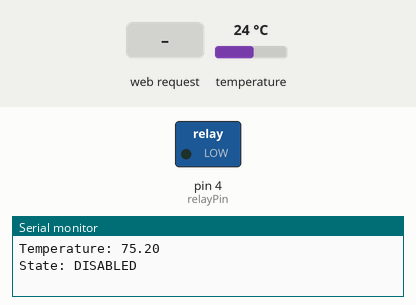
This sketch was run on a simulated Arduino Uno, built for the host (arithmetic inside an expression is 32-bit, double 64-bit). On the bench: switched loads named in the sketch (green lamp = pin HIGH), the last lines printed to the serial monitor. Inputs (shaded band) come from the test bench; at power-on: temperature 24 °C. WiFi joins after 1.5 s; servers stay silent unless stated.

Above: at 1.2 s.
1.3 s: HTTP request GET /on received
At 2.1 s:
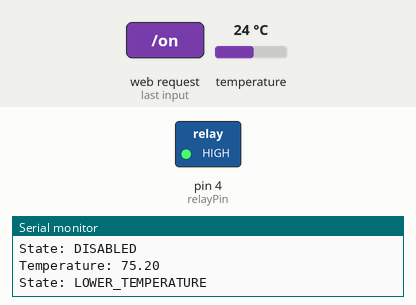
2.8 s: HTTP request GET /off received
At 3.3 s:
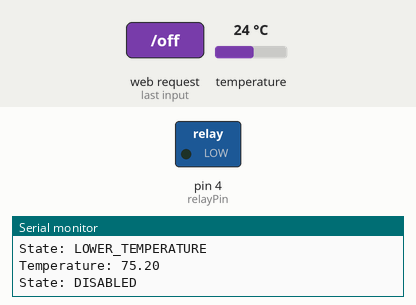
Timing chart, 0 to 5.8 s (numbered marks = the images above; inputs shaded):
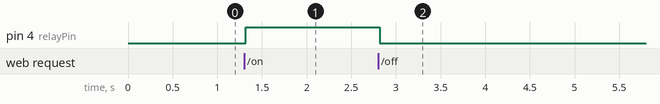

The sketch:

SousVideCookerWorking.ino
```cpp
#include <SPI.h>
#include <Ethernet.h>

#include <OneWire.h>

#define DEUBG_PRINT
OneWire  ds(3);  // on pin 10 (a 4.7K resistor is necessary)

const int relayPin = 4;

boolean enabled = false;
double currentTemperature;
double desiredTemperature = 135;
unsigned long lastStateChangeTime = 0;

enum { LOWER_TEMPERATURE, TURNED_ON, COOLDOWN, CLOSE_TEMEPRATURE } state = LOWER_TEMPERATURE;

byte mac[] = {
  0xDE, 0xAD, 0xBE, 0xEF, 0xFE, 0xED };
IPAddress ip(192,168,1,177);

EthernetServer server(80);

void setup()
{
  Serial.begin(9600);
  pinMode(relayPin, OUTPUT);
  Ethernet.begin(mac, ip);
  server.begin();
}

void loop()
{
  currentTemperature = getTemp();

  debugPrint();
  stateMachine();
  checkEthernet();
}


boolean proccess_line(char *line)
{
  if (strncmp(line, "GET /on", 7) == 0)
  {
    enabled = true;
    return true;
  }
  else if (strncmp(line, "GET /off", 8) == 0)
  {
    enabled = false;
    return true;
  }
  else if (strncmp(line, "GET /temp?val=", 14) == 0)
  {
    int temp = atoi(line+14);
    if (temp < 120)
    {
      desiredTemperature = 120;
    }
    else if (temp > 199)
    {
      desiredTemperature = 199;
    }
    else
    {
      desiredTemperature = temp;
    }
    return true;
  }
  return false;
}
void checkEthernet()
{
  static char buffer[150] = { 0 };
  static int i = 0;
EthernetClient client = server.available();
  if (client) {
    boolean redirect = false;
    // an http request ends with a blank line
    boolean currentLineIsBlank = true;
    while (client.connected()) {
      if (client.available()) {
        char c = client.read();
        //Serial.write(c);
        if (c == '\n')
        {
          boolean redir = proccess_line(buffer);
          if (redir == true)
          {
            redirect = true;
          }
          buffer[0] = '\0';
          i=0;
        }
        else
        {
          buffer[i++] = c;
          buffer[i] = '\0';
        }
        // if you've gotten to the end of the line (received a newline
        // character) and the line is blank, the http request has ended,
        // so you can send a reply
        if (c == '\n' && currentLineIsBlank) {

          if (redirect)
          {
            client.println("HTTP/1.1 302 Found");
            client.println("Location: /");
          }
          else
          {
            // send a standard http response header
            client.println("HTTP/1.1 200 OK");
            client.println("Content-Type: text/html");
            client.println("Connection: close");  // the connection will be closed after completion of the response
  	  //client.println("Refresh: 5");  // refresh the page automatically every 5 sec
            client.println();
            client.println("<!DOCTYPE HTML>");
            client.println("<html>");
            client.println("<center>");
            client.println("<h1>Sprint 2014 CPE 187 - Sous Vide Cooker</h1>");
            // output the value of each analog input pin
            client.print("Current Temperature: ");
            client.print(currentTemperature);
            client.print("<br/>Desired Temperature: ");
            client.print(desiredTemperature);
            client.print("<br/>");
            client.print("<form name=\"input\" action=\"temp\" method=\"get\">");
            client.print("Set Desired Temperature: <input type=\"number\" name=\"val\" value=\"");
            client.print((int)desiredTemperature);
            client.print("\">");
            client.print("<input type=\"submit\" value=\"Set\">");
            client.print("</form>");
            if (enabled)
              client.print("<a href=\"/off\">Turn Off</a><br/>");
            else
              client.print("<a href=\"/on\">Turn On</a><br/>");
            client.println("</center>");
            client.println("</html>");
          }
          break;
        }
        if (c == '\n') {
          // you're starting a new line
          currentLineIsBlank = true;
        }
        else if (c != '\r') {
          // you've gotten a character on the current line
          currentLineIsBlank = false;
        }
      }
    }
    // give the web browser time to receive the data
    delay(1);
    // close the connection:
    client.stop();
  }
}

void debugPrint()
{
  static unsigned long lastPrint = millis();

  if (millis() - lastPrint > 1000)
  {
    lastPrint = millis();
    Serial.print("Temperature: ");
    Serial.println(currentTemperature);
    Serial.print("State: ");
    if (enabled)
    {
      switch (state)
      {
        case LOWER_TEMPERATURE:
          Serial.println("LOWER_TEMPERATURE");
          break;
        case TURNED_ON:
          Serial.println("TURNED_ON");
          break;
        case COOLDOWN:
          Serial.println("COOLDOWN");
          break;
        case CLOSE_TEMEPRATURE:
          Serial.println("CLOSE_TEMEPRATURE");
          break;
      }
    }
    else
    {
      Serial.println("DISABLED");
    }
  }
}

void stateMachine()
{
  if (enabled)
  {
    switch (state)
    {
      case LOWER_TEMPERATURE:
        digitalWrite(relayPin, HIGH);
        if (currentTemperature + 5 > desiredTemperature)
        {
          state = TURNED_ON;
          Serial.println("Changing to TURNED_ON state");
          lastStateChangeTime = millis();
        }
        break;
      case TURNED_ON:
        digitalWrite(relayPin, HIGH);
        if (millis() - lastStateChangeTime > 20000)
        {
          state=COOLDOWN;
          Serial.println("Changing to COOLDOWN state");
          lastStateChangeTime = millis();
        }
        break;
      case COOLDOWN:
        digitalWrite(relayPin, LOW);
        if (millis() - lastStateChangeTime > 40000)
        {
          state=CLOSE_TEMEPRATURE;
          lastStateChangeTime = millis();
          Serial.println("Changing to CLOSE_TEMPERATURE state");
        }
        break;
      case CLOSE_TEMEPRATURE:
        if (currentTemperature + 5 < desiredTemperature)
        {
          state = LOWER_TEMPERATURE;
          lastStateChangeTime = millis();
          Serial.println("Changing to LOWER_TEMPERATURE state");
        }
        else if (currentTemperature + 2 < desiredTemperature)
        {
          state = TURNED_ON;
          lastStateChangeTime = millis();
          Serial.println("Changing to TURNED_ON state");
        }
        break;
      default:
        break;
    }
  }
  else
  {
    digitalWrite(relayPin, LOW);
  }
}

double getTemp()
{
  byte addr[] = { 0x28, 0x11, 0xC7, 0x89, 0x05, 0x00, 0x00, 0x7E };
  byte i;
  byte present = 0;
  byte type_s = 0;
  byte data[12];
  float celsius, fahrenheit;

  if (OneWire::crc8(addr, 7) != addr[7]) {
      return 0;
  }

  ds.reset();
  ds.select(addr);
  ds.write(0x44, 1);        // start conversion, with parasite power on at the end

  //delay(1000);     // maybe 750ms is enough, maybe not
  // we might do a ds.depower() here, but the reset will take care of it.

  present = ds.reset();
  ds.select(addr);
  ds.write(0xBE);         // Read Scratchpad

  for ( i = 0; i < 9; i++) {           // we need 9 bytes
    data[i] = ds.read();
  }

  // Convert the data to actual temperature
  // because the result is a 16 bit signed integer, it should
  // be stored to an "int16_t" type, which is always 16 bits
  // even when compiled on a 32 bit processor.
  int16_t raw = (data[1] << 8) | data[0];
  if (type_s) {
    raw = raw << 3; // 9 bit resolution default
    if (data[7] == 0x10) {
      // "count remain" gives full 12 bit resolution
      raw = (raw & 0xFFF0) + 12 - data[6];
    }
  } else {
    byte cfg = (data[4] & 0x60);
    // at lower res, the low bits are undefined, so let's zero them
    if (cfg == 0x00) raw = raw & ~7;  // 9 bit resolution, 93.75 ms
    else if (cfg == 0x20) raw = raw & ~3; // 10 bit res, 187.5 ms
    else if (cfg == 0x40) raw = raw & ~1; // 11 bit res, 375 ms
    //// default is 12 bit resolution, 750 ms conversion time
  }
  celsius = (float)raw / 16.0;
  return celsius * 1.8 + 32.0;
}
```

Measured:
- after the input at 1.3 s, pin 4 (relayPin): LOW → HIGH at once
- after the input at 2.8 s, pin 4 (relayPin): HIGH → LOW at once
